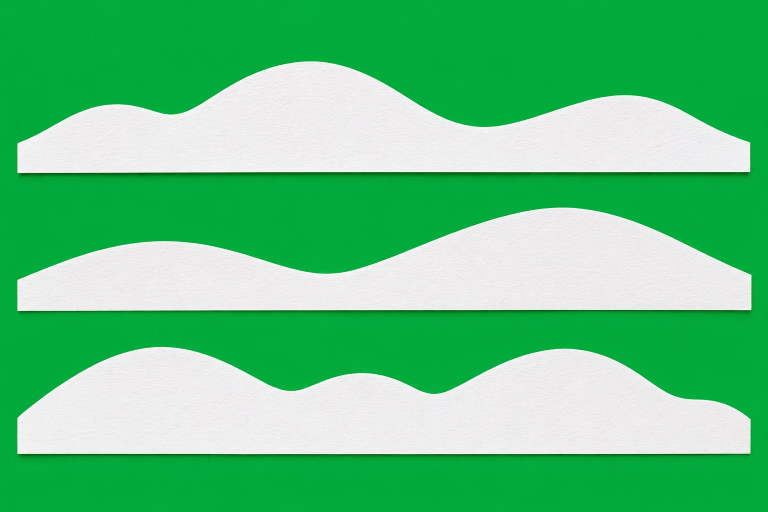
#> input picture images-source/livre/collines.webp, 1536 x 1024 px, found by its file name (shown at 1/2 size); its folder holds 4 pictures in this run
$ python livre-decoupes.py
#> lines starting #> are read from the running program, lines starting #| are printed output that depends on the picture; after the words box and inside, x2 and y2 are one past the last pixel; in counts of white or black regions, pixels touching at a corner belong together
# Modèle « Il était une fois » (livre) : prépare les images de public/img/livre-*.webp
# depuis les originaux de Glad (images-source/livre/).
#  - découpes en papier blanc sur fond vert : détourage (chroma key), retrait du reflet vert sur les bords,
#    une image par élément (composantes connexes). Pas d'ombre dans l'image : le code la dessine (drop-shadow),
#    sinon la teinte de la palette (masque = forme de l'image) colorerait aussi l'ombre ;
#  - couverture, chambre, papier, photo de démo : simple conversion WebP redimensionnée.
# Lancer depuis la racine du projet : python images-source/livre-decoupes.py
import os
import numpy as np
from PIL import Image, ImageFilter
from scipy import ndimage

SRC = "images-source/livre"
OUT = "public/img"

def key(path):
#> called with path = 'images-source/livre/collines.webp'
    im = np.asarray(Image.open(path).convert("RGB")).astype(np.float32)
    r, g, b = im[..., 0], im[..., 1], im[..., 2]
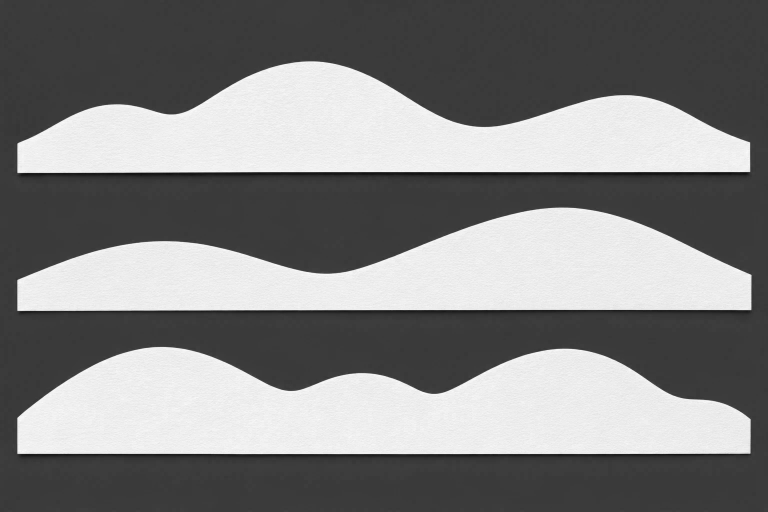
#> b: shape (1024, 1536) float32 (shown at 1/2 size); min 13, max 255, mean 129.6
    green = g - np.maximum(r, b)              # fond ≈ 120-170, papier ≈ 0
    a = 1 - np.clip((green - 18) / (75 - 18), 0, 1)
    # Retrait du vert : sur les bords semi-transparents, le vert redescend au niveau du rouge/bleu
    g2 = np.minimum(g, np.maximum(r, b) + 4)
    rgb = np.stack([r, g2, b], -1)
    # Papier blanc : les pixels de bord (mélangés au vert) sont ramenés à un blanc cassé neutre
    lum = rgb.mean(-1, keepdims=True)
    edge = (a < 0.98)[..., None]
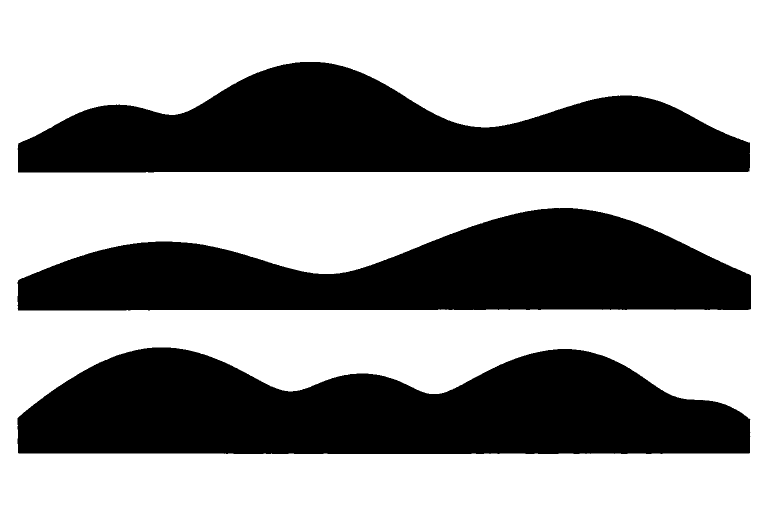
#> edge: shape (1024, 1536, 1) bool (shown at 1/2 size); 60.4% white; 3 black regions, box (x1, y1, x2, y2) and area: (35, 695, 1501, 908) 231119, (35, 124, 1500, 345) 200314, (35, 416, 1502, 621) 190677
    rgb = np.where(edge, np.clip(lum * 0 + np.maximum(lum, 215), 0, 255) * np.ones(3), rgb)
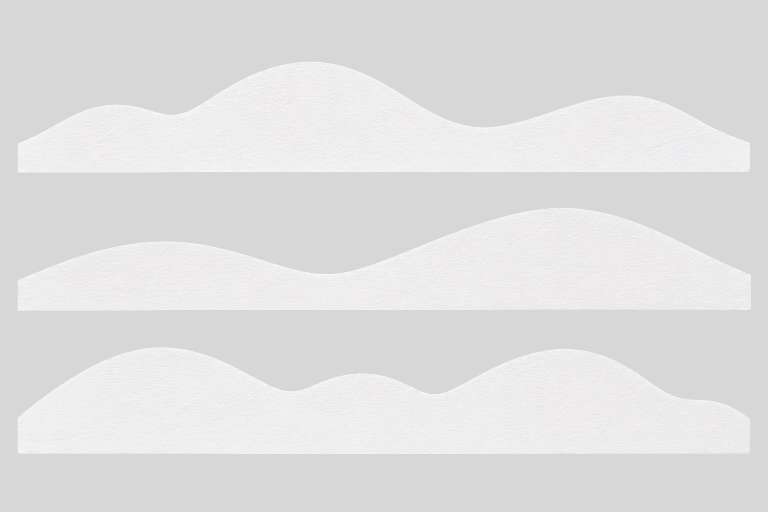
#> rgb: shape (1024, 1536, 3) float64 (shown at 1/2 size); mean of channels 0, 1, 2 224.2, 223.7, 223.9; drawn as R, G, B
    return rgb, a

def pieces(name, min_area=1500, merge=0):
    rgb, a = key(os.path.join(SRC, name + ".webp"))
    mask = a > 0.5
#> mask: shape (1024, 1536) bool; 39.9% white; 3 white regions, box (x1, y1, x2, y2) and area: (35, 694, 1501, 909) 232977, (35, 123, 1500, 346) 201739, (35, 416, 1503, 622) 192709
    if merge:  # relie les morceaux proches (ficelle des fanions, herbes)
        mask = ndimage.binary_dilation(mask, iterations=merge)
    lab, n = ndimage.label(mask)
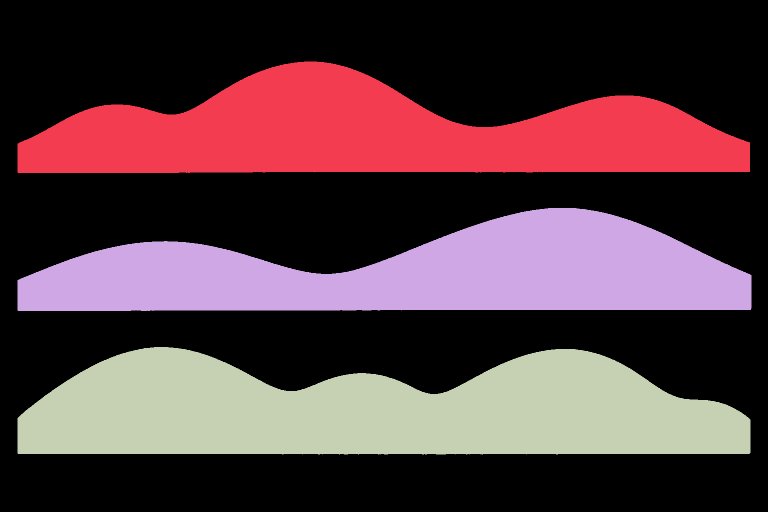
#> lab: shape (1024, 1536) int32 (shown at 1/2 size); 4 distinct labels, from 0 to 3; one colour per label, 0 black
#> n = 3
    out = []
    for i, sl in enumerate(ndimage.find_objects(lab)):
        area = (lab[sl] == i + 1).sum()
        if area < min_area:
            continue
        out.append((sl, ndimage.binary_dilation(lab == i + 1, iterations=3)))
#> this loop made 3 passes
#> area on passes 1 to 3: 201739, 192709, 232977
#> after the loop, out = 3 items
    out.sort(key=lambda s: (s[0][0].start // 120, s[0][1].start))  # lecture : rangées puis gauche → droite
    return rgb, a, out

def save_piece(rgb, a, piece_def, dest, pad=28, shadow=False, max_side=900):
    sl, own = piece_def
    a = a * own  # seulement cet élément (pas les bouts des voisins pris dans le cadre)
    y0, y1 = max(0, sl[0].start - pad), min(a.shape[0], sl[0].stop + pad)
    x0, x1 = max(0, sl[1].start - pad), min(a.shape[1], sl[1].stop + pad)
    c = rgb[y0:y1, x0:x1]
    al = a[y0:y1, x0:x1]
    h, w = al.shape
    rgba = np.dstack([c, al * 255]).astype(np.uint8)
    piece = Image.fromarray(rgba, "RGBA")
    if shadow:
        # Ombre portée douce vers le bas : le papier est posé un peu en avant du plan suivant
        sh = Image.fromarray((al * 255 * 0.42).astype(np.uint8), "L").filter(ImageFilter.GaussianBlur(7))
        base = Image.new("RGBA", (w, h), (0, 0, 0, 0))
        dark = Image.new("RGBA", (w, h), (52, 40, 28, 255))
        sh_off = Image.new("L", (w, h), 0)
        sh_off.paste(sh, (3, 9))
        base.paste(dark, (0, 0), sh_off)
        piece = Image.alpha_composite(base, piece)
    s = min(1, max_side / max(w, h))
    if s < 1:
        piece = piece.resize((round(w * s), round(h * s)), Image.LANCZOS)
    piece.save(os.path.join(OUT, dest), "WEBP", quality=86, alpha_quality=90, method=6)
    print(dest, piece.size)

def cut(name, names, **kw):
    merge = kw.pop("merge", 0)
    rgb, a, sls = pieces(name, merge=merge)
#> sls = 3 items
    if len(sls) != len(names):
        print("!!", name, "attendu", len(names), "trouvé", len(sls), [(s[0].start, s[1].start) for s in sls])
    for sl, dest in zip(sls, names):
        if dest:
            save_piece(rgb, a, sl, f"livre-{dest}.webp", **kw)
#> this loop made 3 passes
#> (dest, y0 in save_piece, y1 in save_piece, x1 in save_piece, h in save_piece, w in save_piece, s in save_piece) on passes 1 to 3: ('colline-1', 95, 374, 1528, 279, 1521, 0.92), ('colline-2', 388, 650, 1531, 262, 1524, 0.919), ('colline-3', 666, 937, 1529, 271, 1522, 0.92)
#| livre-colline-1.webp (1400, 257)
#| livre-colline-2.webp (1400, 241)
#| livre-colline-3.webp (1400, 249)
#> pass 1, in save_piece, `sl, own = piece_def`:
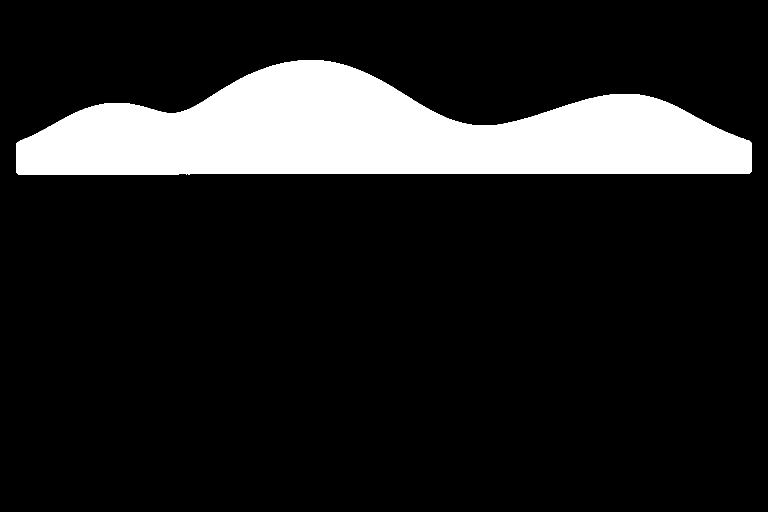
#> own: shape (1024, 1536) bool (shown at 1/2 size); 13.4% white; 1 white region, box (x1, y1, x2, y2) and area: (32, 120, 1503, 349) 210893
#> pass 1, in save_piece, `c = rgb[y0:y1, x0:x1]`:
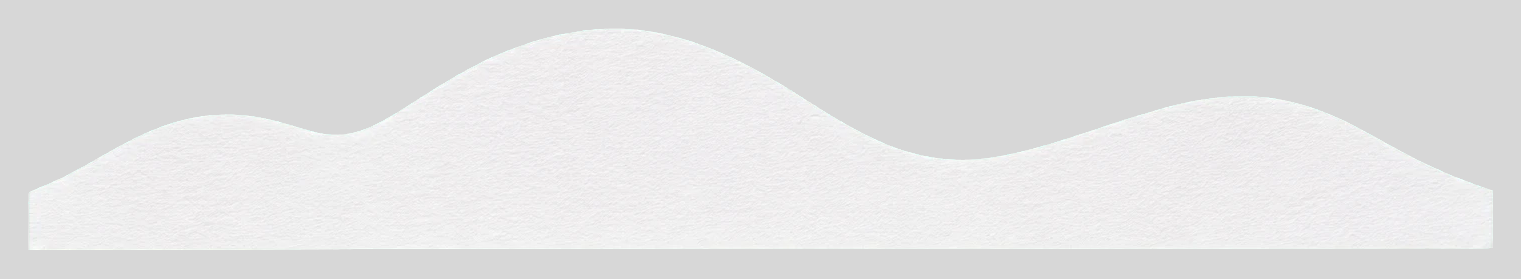
#> c: shape (279, 1521, 3) float64; mean of channels 0, 1, 2 226.3, 225.8, 226.1; drawn as R, G, B
#> pass 1, in save_piece, `al = a[y0:y1, x0:x1]`:
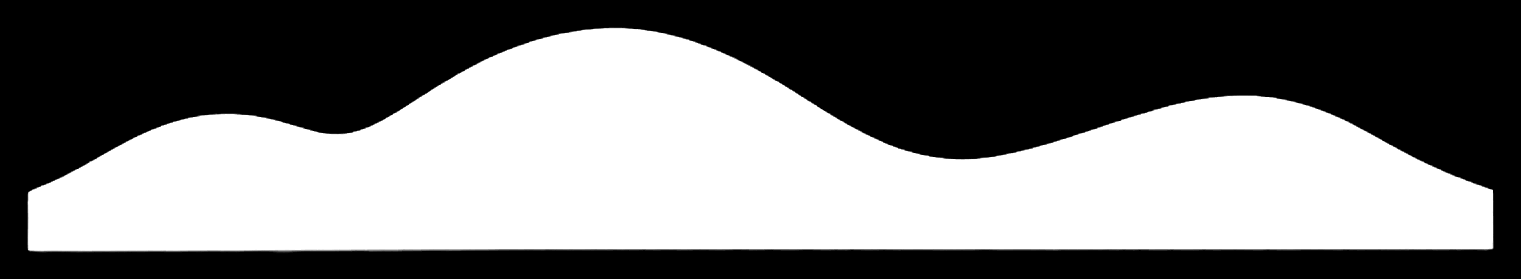
#> al: shape (279, 1521) float32; min 0, max 1, mean 0.477

cut("collines", ["colline-1", "colline-2", "colline-3"], max_side=1400)
cut("nuages", ["nuage-1", "nuage-2", "nuage-3", "nuage-4", "nuage-5"], max_side=700)
#> (the run stopped early here; a loop or call above may not have finished)
